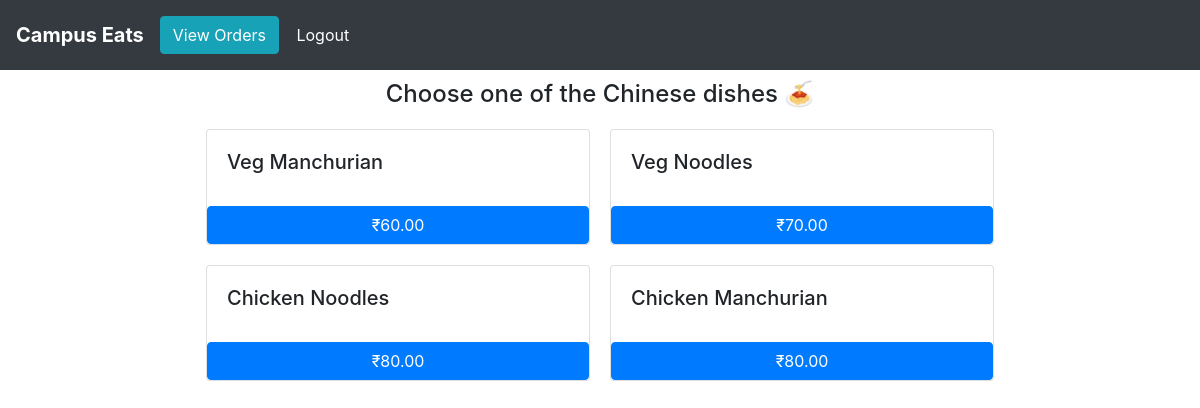
Page /Chinese (signed in) on the committed database.
### orders/models.py (models this page shows)
class Chinese(models.Model):
    dish_name = models.CharField(max_length=200)
    price = models.DecimalField(max_digits=6, decimal_places=2)
    def __str__(self):
        return f"{self.dish_name}"

### orders/views.py (the view)
# urls.py: path("Chinese", views.chinese, name="chinese"),
def chinese(request):
    if request.user.is_authenticated:
        return render(request, "orders/chinese.html", context = {"dishes":Chinese.objects.all})
    else:
        return redirect("orders:login")

### orders/templates/orders/chinese.html
{% extends 'orders/header.html' %}
{% block content %}
    <div class="container">
      <h4 style="margin:10px; text-align:center;"> Choose one of the Chinese dishes &#x1f35d </h4>
      <div class="row justify-content-center">
        {% for dish in dishes %}
            <div class="card" id="regular_pizza_card" style="width: 24rem; margin:10px;">
              <div class="card-body">
                <h5 class="card-title" >{{dish}}</h5>
              </div>
              <button class="btn btn-primary" onclick="add_to_cart({item_description:'{{dish}}' , price:{{dish.price}} })">₹{{dish.price}}</button>
            </div>
        {% endfor %}
      </div>
    </div>
{% endblock %}

### rows in the picture
Chinese: dish_name "Veg Manchurian", price "60.00"
Chinese: dish_name "Veg Noodles", price "70.00"
Chinese: dish_name "Chicken Noodles", price "80.00"
Chinese: dish_name "Chicken Manchurian", price "80.00"
